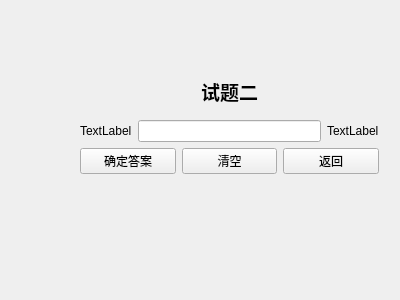
<?xml version="1.0" encoding="UTF-8"?>
<ui version="4.0">
 <class>text_two</class>
 <widget class="QWidget" name="text_two">
  <property name="geometry">
   <rect>
    <x>0</x>
    <y>0</y>
    <width>400</width>
    <height>300</height>
   </rect>
  </property>
  <property name="windowTitle">
   <string>Form</string>
  </property>
  <widget class="QWidget" name="layoutWidget">
   <property name="geometry">
    <rect>
     <x>80</x>
     <y>70</y>
     <width>299</width>
     <height>104</height>
    </rect>
   </property>
   <layout class="QVBoxLayout" name="verticalLayout_2">
    <item>
     <widget class="QLabel" name="label">
      <property name="text">
       <string>&lt;html&gt;&lt;head/&gt;&lt;body&gt;&lt;p align=&quot;center&quot;&gt;&lt;span style=&quot; font-size:14pt; font-weight:700;&quot;&gt;试题二&lt;/span&gt;&lt;/p&gt;&lt;/body&gt;&lt;/html&gt;</string>
      </property>
     </widget>
    </item>
    <item>
     <layout class="QVBoxLayout" name="verticalLayout">
      <item>
       <layout class="QHBoxLayout" name="horizontalLayout">
        <item>
         <widget class="QLabel" name="question">
          <property name="text">
           <string>TextLabel</string>
          </property>
         </widget>
        </item>
        <item>
         <widget class="QLineEdit" name="in_lineEdit"/>
        </item>
        <item>
         <widget class="QLabel" name="countlabel">
          <property name="text">
           <string>TextLabel</string>
          </property>
         </widget>
        </item>
       </layout>
      </item>
      <item>
       <layout class="QHBoxLayout" name="horizontalLayout_2">
        <item>
         <widget class="QPushButton" name="ensureButton">
          <property name="text">
           <string>确定答案</string>
          </property>
         </widget>
        </item>
        <item>
         <widget class="QPushButton" name="clearButton">
          <property name="text">
           <string>清空</string>
          </property>
         </widget>
        </item>
        <item>
         <widget class="QPushButton" name="exitButton">
          <property name="text">
           <string>返回</string>
          </property>
         </widget>
        </item>
       </layout>
      </item>
     </layout>
    </item>
   </layout>
  </widget>
 </widget>
 <resources/>
 <connections/>
</ui>
